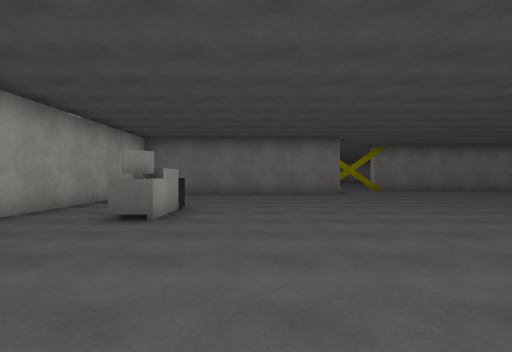
view 1 (above)

24 first-person views from a walk through a Unity game level. The camera is 1.3 m above the floor, looks level and sees 80° across. The floor is counted in squares, 2 m on a side. Each view is taken from the middle of a square. On the plan, view 1 faces up. The plan holds only what a view shows up to about 10 squares ahead; the rest is blank. The place goes on beyond the plan. The player character is not drawn. Surface patterns are stand-ins for the level's own textures.

view 2
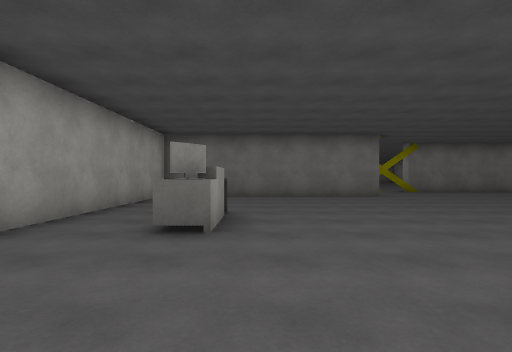

view 3
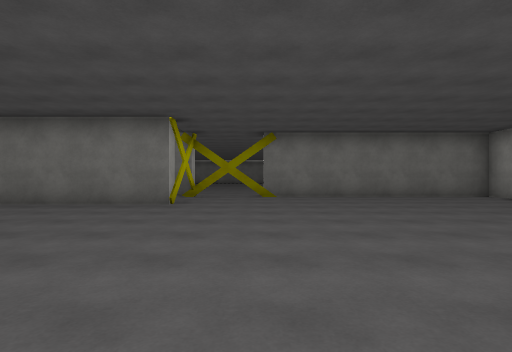

view 4
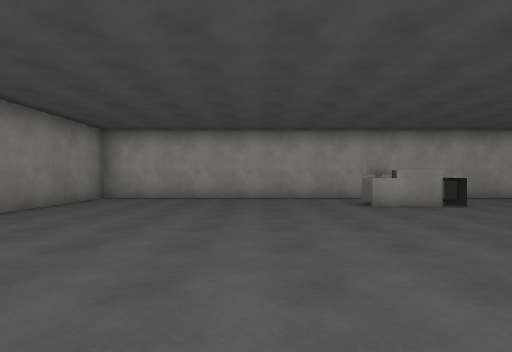

view 5
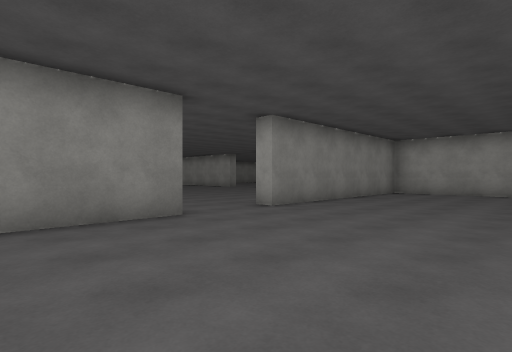

view 6
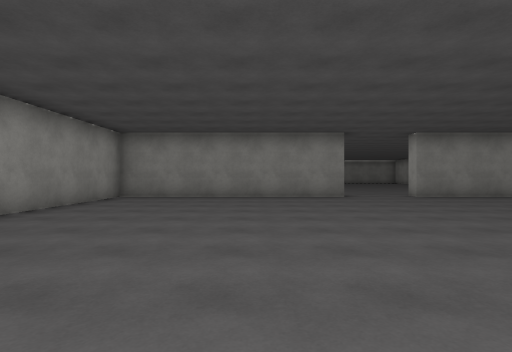

view 7
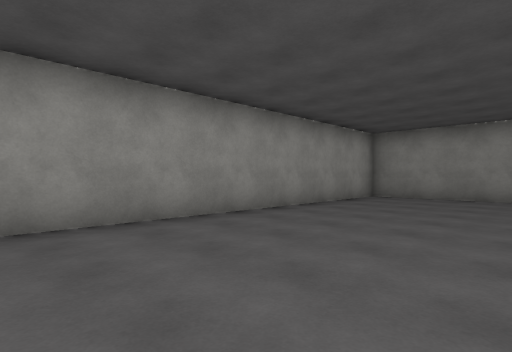

view 8
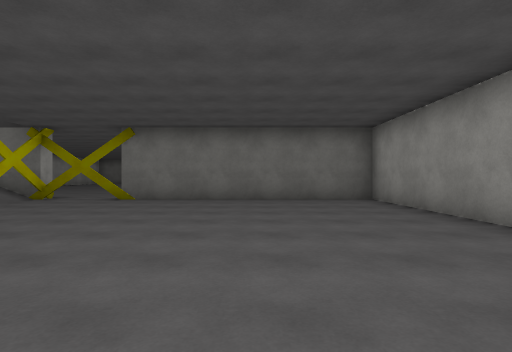

view 9
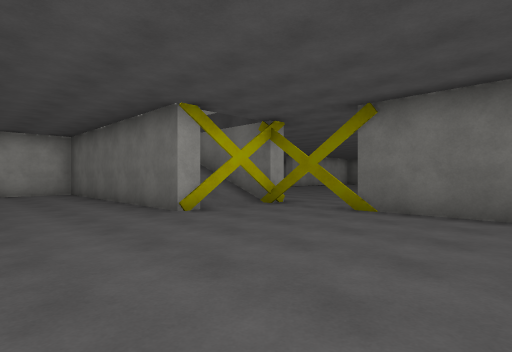

view 10
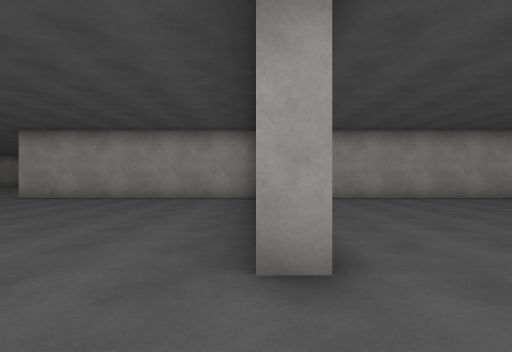

view 11
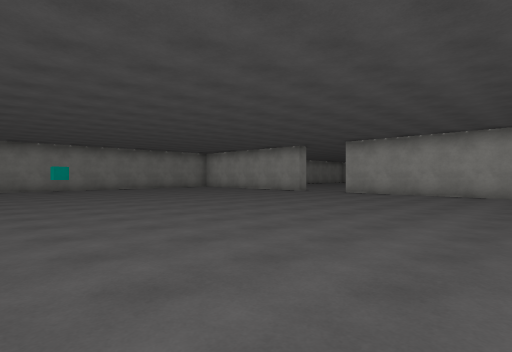

view 12
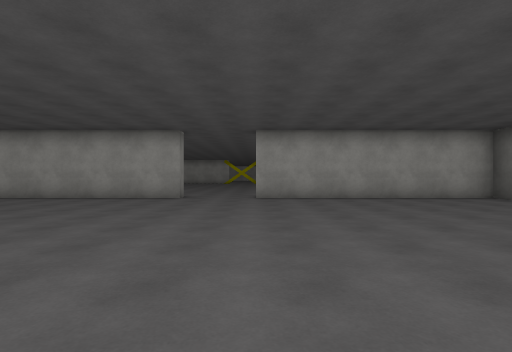

view 13
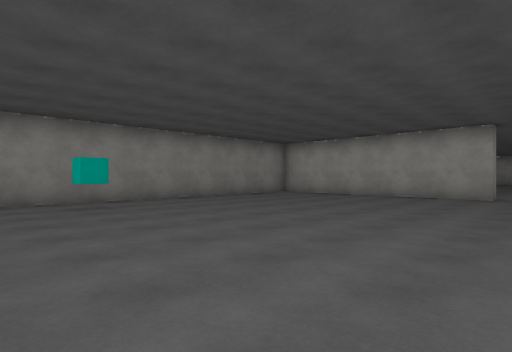

view 14
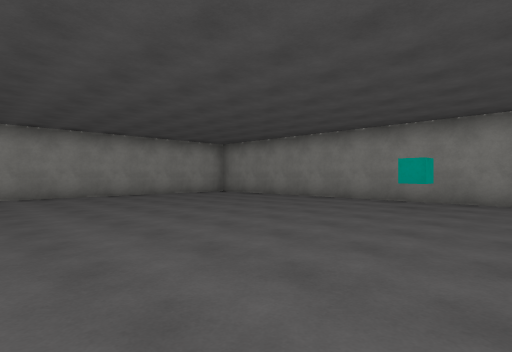

view 15
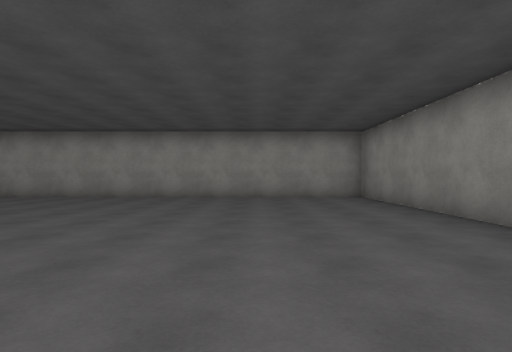

view 16
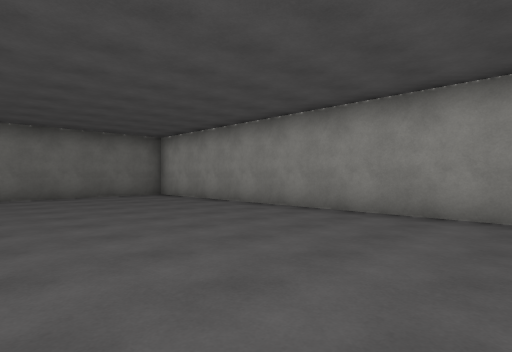

view 17
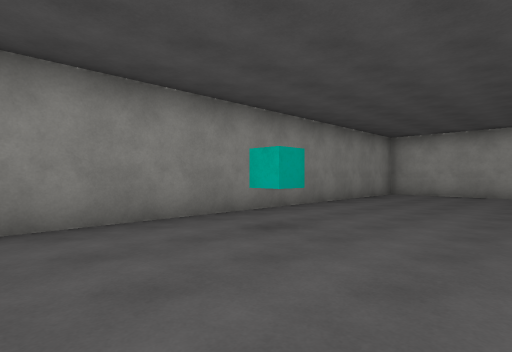

view 18
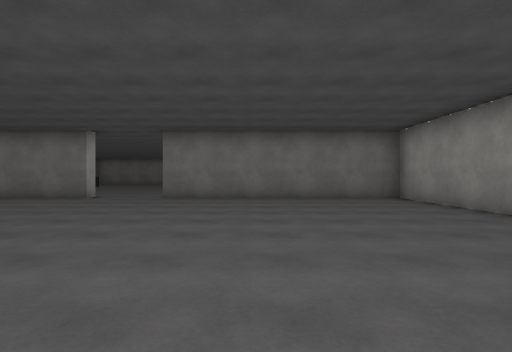

view 19
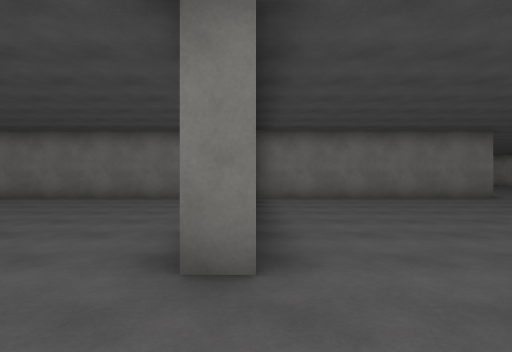

view 20
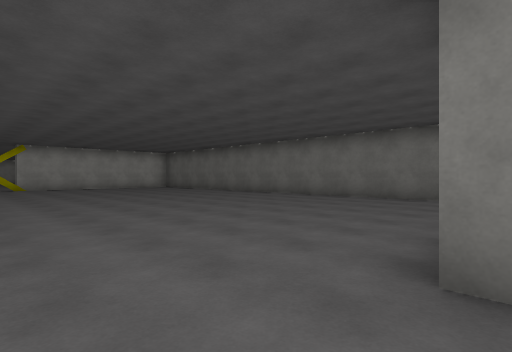

view 21
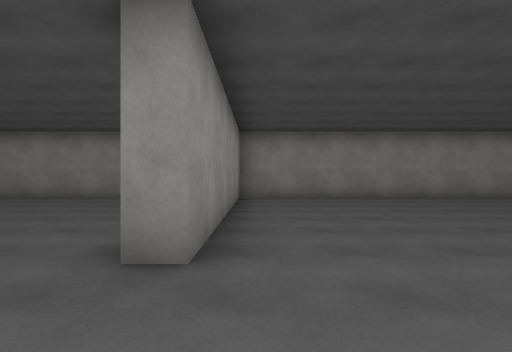

view 22
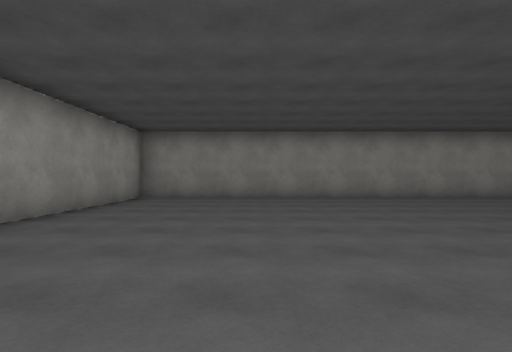

view 23
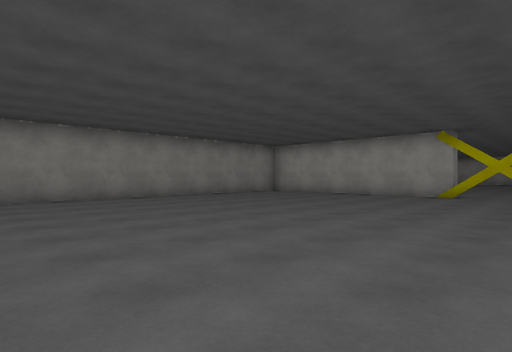

view 24
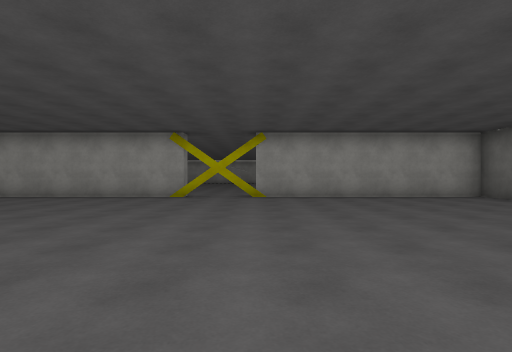

### Floor plan
Ten units are one square. View 1 is at (0, 0); x grows to the right and y downward. Boxes are objects, and circles mark ways between rooms. Rooms are numbered by the first view taken in them; rooms with no view inside come last. Other rooms are left out.
<svg viewBox="-215 -145 343 342">
<path fill="none" stroke="#000" d="M51 25 123 25 123 -66M123 -89 123 -135 30 -135M30 -140 30 -109 -40 -109 -40 25 30 25 30 30M30 30 -40 30 -40 100M-40 122 -40 181M-29 192 123 192 123 30 52 30M-40 100 -45 100M-158 192 -45 192 -45 122 -40 122M-62 30 -116 30M-192 30 -205 30 -205 180"/>
<rect x="-25" y="-65" width="10" height="20" fill="#bbb"><title>other object</title></rect>
<rect x="35" y="175" width="10" height="10" fill="#bbb"><title>other object</title></rect>
<circle cx="45" cy="30" r="3" fill="#2a7"/>
<circle cx="-40" cy="115" r="3" fill="#2a7"/>
<text x="50" y="-50">1</text>
<text x="40" y="110">2</text>
<text x="-120" y="110">3</text>
</svg>
Room 1 opens to room 2. Room 2 opens to room 3.

Where each view was taken, in squares from view 1:
view 1: 0 up, 0 right, facing up
view 2: 1 up, 1 left, facing up
view 3: 4 up, 5 right, facing up
view 4: 2 up, 5 right, facing left
view 5: 2 up, 8 right, facing down-left
view 6: 7 up, 8 right, facing down
view 7: 7 up, 8 right, facing down-right
view 8: 5 up, 9 right, facing up
view 9: 8 up, 8 right, facing up-left
view 10: 3 down, 5 right, facing left
view 11: 4 down, 7 right, facing down-left
view 12: 10 down, 5 right, facing left
view 13: 11 down, 6 right, facing down-left
view 14: 11 down, 2 right, facing down-right
view 15: 16 down, 3 right, facing right
view 16: 13 down, 7 right, facing up-right
view 17: 15 down, 7 right, facing down-left
view 18: 12 down, 8 right, facing up
view 19: 12 down, 4 left, facing up
view 20: 12 down, 4 left, facing up-left
view 21: 10 down, 5 left, facing down
view 22: 10 down, 8 left, facing down
view 23: 10 down, 10 left, facing down-left
view 24: 10 down, 11 left, facing left
